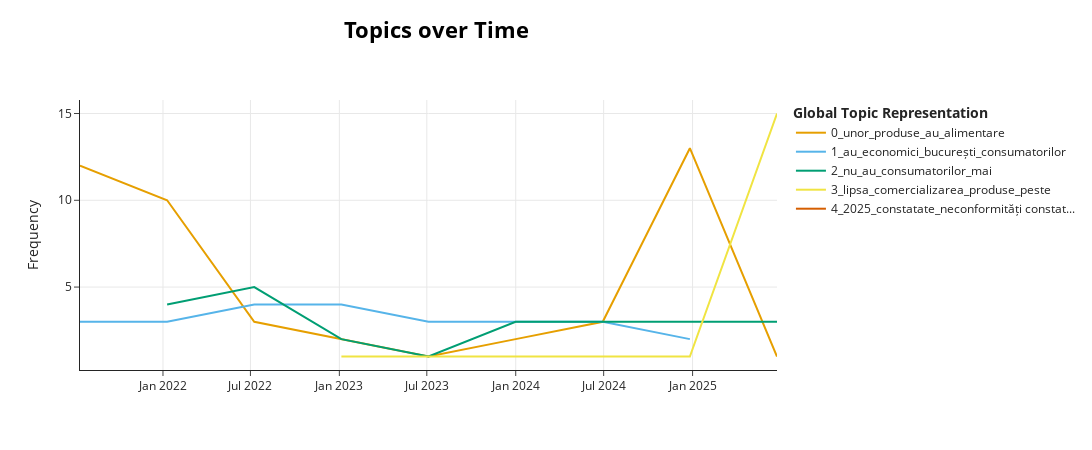

The notebook cell saved with this chart:
### Markdown cell above
### 5.1 Temporal BERTopic (Topics over Time)
If we have timestamps, we can see how topics evolve.

### Code cell
# Check for possible date columns
timestamps = df_subset['date_iso'].tolist()

topics_over_time = topic_model.topics_over_time(docs, timestamps, nr_bins=10)
topic_model.visualize_topics_over_time(topics_over_time, top_n_topics=5)
# print("Temporal topics calculated.")

### Figure 1 — Plotly figure (JSON) as saved in the notebook; plotly's stock layout.template omitted (floating-point values rounded to 4 significant figures)
{"data": [{"hoverinfo": "text", "hovertext": ["<b>Topic 0</b><br>Words: unor, produse, alimentare, au, utilizarea", "<b>Topic 0</b><br>Words: unor, produse, unor produse, au, mega", "<b>Topic 0</b><br>Words: unor, alimentare, produse, folosirea, folosirea unor", "<b>Topic 0</b><br>Words: unor, spațiu, folosirea unor, zone, folosirea", "<b>Topic 0</b><br>Words: unor, comercializarea, produse, unor produse, comercializarea unor", "<b>Topic 0</b><br>Words: unor, produse, unor produse, alimentare, comercializarea", "<b>Topic 0</b><br>Words: unor, grăsime, strat, folosirea, utilizarea", "<b>Topic 0</b><br>Words: produse, au, in, alimentare, valoare", "<b>Topic 0</b><br>Words: absolut, malul mării, gândaci, malul, mai"], "marker": {"color": "#E69F00"}, "mode": "lines", "name": "0_unor_produse_au_alimentare", "type": "scatter", "x": ["2021-07-13T07:12:00.000000000", "2022-01-09T14:24:00.000000000", "2022-07-08T21:36:00.000000000", "2023-01-05T04:48:00.000000000", "2023-07-04T12:00:00.000000000", "2023-12-31T19:12:00.000000000", "2024-06-29T02:24:00.000000000", "2024-12-26T09:36:00.000000000", "2025-06-24T16:48:00.000000000"], "y": [12, 10, 3, 2, 1, 2, 3, 13, 1]}, {"hoverinfo": "text", "hovertext": ["<b>Topic 1</b><br>Words: au, economici, bucurești, ilfov, consumatorilor", "<b>Topic 1</b><br>Words: au, comun, transport comun, transport, bucurești", "<b>Topic 1</b><br>Words: bucurești, au, constatate, acțiuni, comisarii", "<b>Topic 1</b><br>Words: au, consumatorilor, neregulile, următoarele, protecția", "<b>Topic 1</b><br>Words: au, 2023, urma, îngrijire, constatate", "<b>Topic 1</b><br>Words: au, bucurești, agenția, consumatorilor, ulterior", "<b>Topic 1</b><br>Words: au, 2024, următoarele, constatate, desfășurat", "<b>Topic 1</b><br>Words: au, sector, sc, economici, unde au"], "marker": {"color": "#56B4E9"}, "mode": "lines", "name": "1_au_economici_bucurești_consumatorilor", "type": "scatter", "x": ["2021-07-13T07:12:00.000000000", "2022-01-09T14:24:00.000000000", "2022-07-08T21:36:00.000000000", "2023-01-05T04:48:00.000000000", "2023-07-04T12:00:00.000000000", "2023-12-31T19:12:00.000000000", "2024-06-29T02:24:00.000000000", "2024-12-26T09:36:00.000000000"], "y": [3, 3, 4, 4, 3, 3, 3, 2]}, {"hoverinfo": "text", "hovertext": ["<b>Topic 2</b><br>Words: bucurești, au, nu, spațiile, cele", "<b>Topic 2</b><br>Words: au, nu, ne, mai, comisarii", "<b>Topic 2</b><br>Words: ne, nu, nu știu, știu, au", "<b>Topic 2</b><br>Words: music, se, nu, constatate, vechi capitalei", "<b>Topic 2</b><br>Words: nu, au, mai, fi, românia", "<b>Topic 2</b><br>Words: copiilor, au, distracții, consumatorilor, constanța", "<b>Topic 2</b><br>Words: friday, black, black friday, nu, club"], "marker": {"color": "#009E73"}, "mode": "lines", "name": "2_nu_au_consumatorilor_mai", "type": "scatter", "x": ["2022-01-09T14:24:00.000000000", "2022-07-08T21:36:00.000000000", "2023-01-05T04:48:00.000000000", "2023-07-04T12:00:00.000000000", "2023-12-31T19:12:00.000000000", "2024-06-29T02:24:00.000000000", "2025-06-24T16:48:00.000000000"], "y": [4, 5, 2, 1, 3, 3, 3]}, {"hoverinfo": "text", "hovertext": ["<b>Topic 3</b><br>Words: circa, peste, 000, valoare, constatate", "<b>Topic 3</b><br>Words: şi, lipsa, fructe, legume, comercializarea", "<b>Topic 3</b><br>Words: jucării, comercializarea, produse, oprirea, legale", "<b>Topic 3</b><br>Words: lipsa, produse, peste, comercializarea, oprirea"], "marker": {"color": "#F0E442"}, "mode": "lines", "name": "3_lipsa_comercializarea_produse_peste", "type": "scatter", "x": ["2023-01-05T04:48:00.000000000", "2023-12-31T19:12:00.000000000", "2024-12-26T09:36:00.000000000", "2025-06-24T16:48:00.000000000"], "y": [1, 1, 1, 15]}, {"hoverinfo": "text", "hovertext": ["<b>Topic 4</b><br>Words: 2025, constatate, neconformități constatate, au perioada, principalele neconformități"], "marker": {"color": "#D55E00"}, "mode": "lines", "name": "4_2025_constatate_neconformități constat...", "type": "scatter", "x": ["2025-06-24T16:48:00.000000000"], "y": [10]}], "layout": {"height": 450, "hoverlabel": {"bgcolor": "white", "font": {"family": "Rockwell", "size": 16}}, "legend": {"title": {"text": "<b>Global Topic Representation"}}, "title": {"font": {"color": "Black", "size": 22}, "text": "<b>Topics over Time</b>", "x": 0.4, "xanchor": "center", "y": 0.95, "yanchor": "top"}, "width": 1250, "xaxis": {"showgrid": true}, "yaxis": {"showgrid": true, "title": {"text": "Frequency"}}}}
